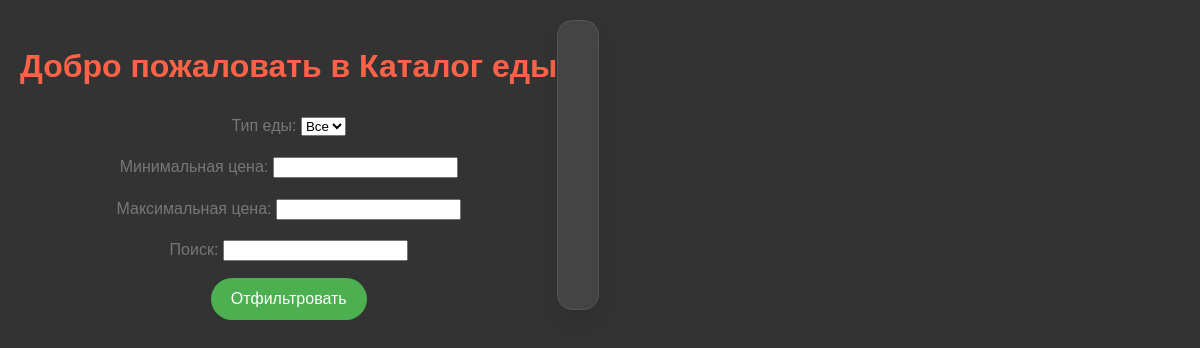
/client/food/catalog, run on an earlier commit of the app's database.
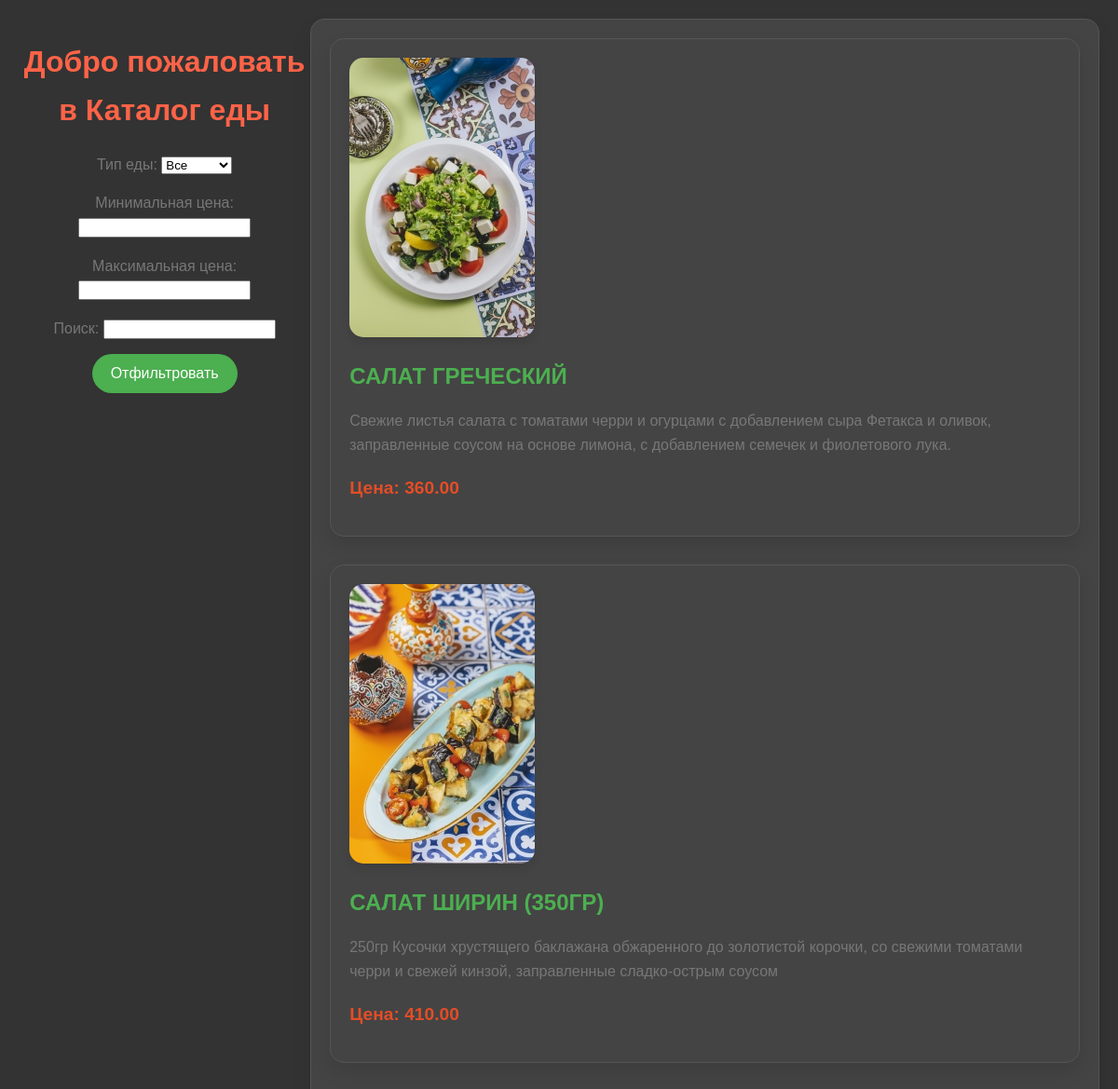
And on a later commit of the database.
### food/models.py (models this page shows, shortened)
class Food(models.Model):
    photo = models.ImageField(upload_to='food_photos', verbose_name='Фотография')
    name = models.TextField(max_length=255, verbose_name='Название')
    composition = models.TextField(verbose_name='Состав')
    price = models.DecimalField(max_digits=8, decimal_places=2, verbose_name='Цена')
    type_of_food = models.ForeignKey(FoodType, on_delete=models.CASCADE, verbose_name='Тип еды')
    class Meta:
        verbose_name = 'Еда'
        verbose_name_plural = 'Еда'

### food/views.py (the view)
# urls.py: path('catalog', view=views.catalog_view, name='catalog')
def catalog_view(request):
    form = FoodFilterForm(request.GET)
    foods = Food.objects.all()
    if form.is_valid():
        type_of_food = form.cleaned_data['type_of_food']
        min_price = form.cleaned_data['min_price']
        max_price = form.cleaned_data['max_price']
        search_query = form.cleaned_data['search_query'].lower()
        print(min_price, max_price, type_of_food)
        print(min_price)
        if type_of_food:
            foods = foods.filter(type_of_food=type_of_food)
        if min_price is not None:
            foods = foods.filter(price__gte=min_price)
        if max_price is not None:
            foods = foods.filter(price__lte=max_price)
        if search_query:
            search_results = []
            for food in foods:
                if search_query in food.name.lower():
                    search_results.append(food)
            foods = search_results
    return render(request, 'food/catalog.html', {'form': form, 'foods': foods})

### food/forms.py
class FoodFilterForm(forms.Form):
    type_of_food = forms.ModelChoiceField(queryset=FoodType.objects.all(), empty_label='Все', required=False, label='Тип еды')
    min_price = forms.DecimalField(min_value=0, required=False, label='Минимальная цена')
    max_price = forms.DecimalField(min_value=0, required=False, label='Максимальная цена')
    search_query = forms.CharField(required=False, label='Поиск')

### food/models.py (called while the page is built)
    def __str__(self):
        return self.name

### templates/food/catalog.html (shortened to what this page needs)
<!DOCTYPE html>
<html lang="en">
<head>
</head>
<body>
<form method="GET" action="{% url 'catalog' %}">
<h1>Добро пожаловать в Каталог еды</h1>
    {{ form.as_p }}
    <button type="submit">Отфильтровать</button>
</form>
<div>
    {% for food in foods %}
        <div>
            <img src="{{ food.photo.url }}" alt="{{ food.description }}">
            <h2>{{ food.name }}</h2>
            <p>{{ food.composition }}</p>
            <p class="price">Цена: {{ food.price }}</p>
        </div>
    {% endfor %}
</div>
</body>
</html>

### templates/food/catalog.html (style rules this page uses)
body { font-family: 'Poppins', sans-serif; margin: 20px; padding: 0; background-color: #333; color: #fff; line-height: 1.6; display:flex; }
h1 { text-align: center; color: #ff6347; margin-bottom: 20px; font-size: 2em; }
form { margin-bottom: 20px; text-align: center; }
form button { background-color: #4caf50; color: white; padding: 12px 20px; border: none; border-radius: 25px; cursor: pointer; font-size: 1em; transition: background-color 0.3s ease; }
div { margin-bottom: 30px; padding: 20px; background-color: #444; border: 1px solid #555; border-radius: 15px; box-shadow: 0 10px 20px rgba(0, 0, 0, 0.1); transition: box-shadow 0.3s ease; }
img { max-width: 100%; height: auto; border-radius: 15px; box-shadow: 0 5px 10px rgba(0, 0, 0, 0.1); }
h2 { color: #4caf50; margin-top: 15px; margin-bottom: 10px; font-size: 1.5em; }
p { color: #777; margin-bottom: 15px; }
p.price { font-weight: bold; color: #e44d26; font-size: 1.2em; }

What changed in the data, as far as the page shows it:
added Food: photo (picture), name "САЛАТ ГРЕЧЕСКИЙ", composition "Свежие листья салата с томатами черри и огурцами с добавлением сыра Фетакса и оливок, заправленные соусом на основе лимона, с добавлением семечек и фиолетового лука.", price "360.00"
added Food: photo (picture), name "САЛАТ ШИРИН (350ГР)", composition "250гр Кусочки хрустящего баклажана обжаренного до золотистой корочки, со свежими томатами черри и свежей кинзой, заправленные сладко-острым соусом", price "410.00"
